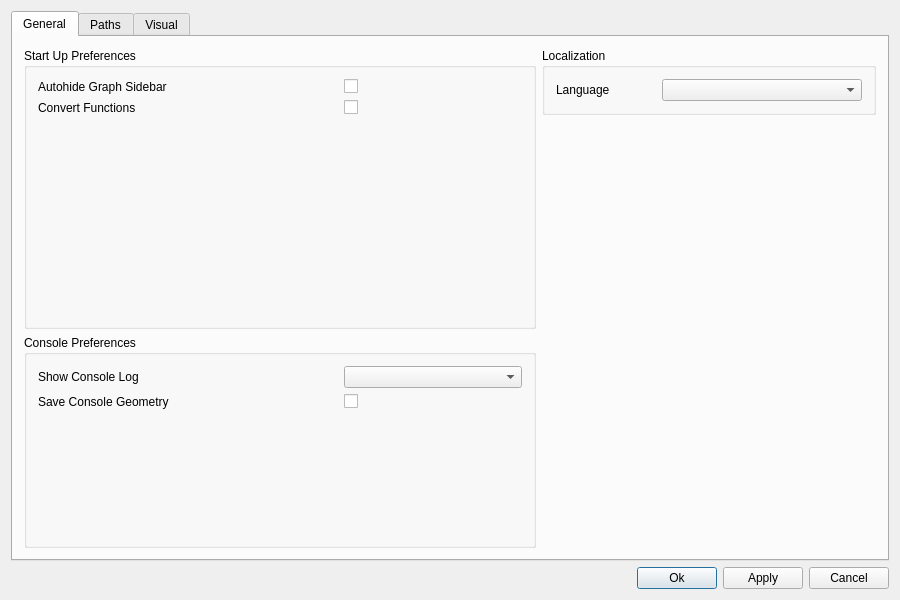
<?xml version="1.0" encoding="UTF-8"?>
<ui version="4.0">
 <class>SettingsDialogClass</class>
 <widget class="QDialog" name="SettingsDialogClass">
  <property name="windowModality">
   <enum>Qt::WindowModality::ApplicationModal</enum>
  </property>
  <property name="geometry">
   <rect>
    <x>0</x>
    <y>0</y>
    <width>900</width>
    <height>600</height>
   </rect>
  </property>
  <property name="sizePolicy">
   <sizepolicy hsizetype="Fixed" vsizetype="Fixed">
    <horstretch>0</horstretch>
    <verstretch>0</verstretch>
   </sizepolicy>
  </property>
  <property name="windowTitle">
   <string>Settings</string>
  </property>
  <property name="windowIcon">
   <iconset theme="document-properties"/>
  </property>
  <layout class="QGridLayout" name="gridLayout_2">
   <item row="1" column="0">
    <layout class="QHBoxLayout" name="horizontalLayout">
     <item>
      <spacer name="horizontalSpacer">
       <property name="orientation">
        <enum>Qt::Orientation::Horizontal</enum>
       </property>
       <property name="sizeHint" stdset="0">
        <size>
         <width>40</width>
         <height>20</height>
        </size>
       </property>
      </spacer>
     </item>
     <item>
      <widget class="QPushButton" name="okButton">
       <property name="maximumSize">
        <size>
         <width>100</width>
         <height>16777215</height>
        </size>
       </property>
       <property name="text">
        <string>Ok</string>
       </property>
       <property name="default">
        <bool>true</bool>
       </property>
      </widget>
     </item>
     <item>
      <widget class="QPushButton" name="applyButton">
       <property name="maximumSize">
        <size>
         <width>100</width>
         <height>16777215</height>
        </size>
       </property>
       <property name="text">
        <string>Apply</string>
       </property>
      </widget>
     </item>
     <item>
      <widget class="QPushButton" name="cancelButton">
       <property name="maximumSize">
        <size>
         <width>100</width>
         <height>16777215</height>
        </size>
       </property>
       <property name="text">
        <string>Cancel</string>
       </property>
      </widget>
     </item>
    </layout>
   </item>
   <item row="0" column="0">
    <widget class="QTabWidget" name="tabWidget">
     <property name="tabShape">
      <enum>QTabWidget::TabShape::Rounded</enum>
     </property>
     <property name="currentIndex">
      <number>0</number>
     </property>
     <widget class="QWidget" name="MainSettingsWidget">
      <property name="layoutDirection">
       <enum>Qt::LayoutDirection::LeftToRight</enum>
      </property>
      <attribute name="title">
       <string>General</string>
      </attribute>
      <layout class="QGridLayout" name="gridLayout_4">
       <item row="0" column="0" rowspan="2">
        <widget class="QGroupBox" name="generalGroupBox">
         <property name="sizePolicy">
          <sizepolicy hsizetype="Preferred" vsizetype="Preferred">
           <horstretch>1</horstretch>
           <verstretch>1</verstretch>
          </sizepolicy>
         </property>
         <property name="title">
          <string>Start Up Preferences</string>
         </property>
         <property name="alignment">
          <set>Qt::AlignmentFlag::AlignLeading|Qt::AlignmentFlag::AlignLeft|Qt::AlignmentFlag::AlignTop</set>
         </property>
         <layout class="QGridLayout" name="gridLayout_3">
          <item row="0" column="0">
           <layout class="QFormLayout" name="formLayout_2">
            <item row="0" column="0">
             <widget class="QLabel" name="autohideGraphSidebarLabel">
              <property name="sizePolicy">
               <sizepolicy hsizetype="MinimumExpanding" vsizetype="Preferred">
                <horstretch>1</horstretch>
                <verstretch>0</verstretch>
               </sizepolicy>
              </property>
              <property name="minimumSize">
               <size>
                <width>300</width>
                <height>0</height>
               </size>
              </property>
              <property name="maximumSize">
               <size>
                <width>16777215</width>
                <height>16777215</height>
               </size>
              </property>
              <property name="text">
               <string>Autohide Graph Sidebar</string>
              </property>
             </widget>
            </item>
            <item row="1" column="0">
             <widget class="QLabel" name="convertFunctionsLabel">
              <property name="text">
               <string>Convert Functions</string>
              </property>
             </widget>
            </item>
            <item row="1" column="1">
             <widget class="QCheckBox" name="convertFunctionsCheckBox">
              <property name="sizePolicy">
               <sizepolicy hsizetype="Preferred" vsizetype="Preferred">
                <horstretch>0</horstretch>
                <verstretch>0</verstretch>
               </sizepolicy>
              </property>
             </widget>
            </item>
            <item row="0" column="1">
             <widget class="QCheckBox" name="autohideGraphSidebarCheckBox">
              <property name="sizePolicy">
               <sizepolicy hsizetype="Preferred" vsizetype="Preferred">
                <horstretch>0</horstretch>
                <verstretch>0</verstretch>
               </sizepolicy>
              </property>
              <property name="text">
               <string/>
              </property>
             </widget>
            </item>
           </layout>
          </item>
         </layout>
        </widget>
       </item>
       <item row="0" column="1">
        <widget class="QGroupBox" name="languageGroupBox">
         <property name="sizePolicy">
          <sizepolicy hsizetype="Preferred" vsizetype="Fixed">
           <horstretch>0</horstretch>
           <verstretch>1</verstretch>
          </sizepolicy>
         </property>
         <property name="title">
          <string>Localization</string>
         </property>
         <property name="alignment">
          <set>Qt::AlignmentFlag::AlignLeading|Qt::AlignmentFlag::AlignLeft|Qt::AlignmentFlag::AlignTop</set>
         </property>
         <layout class="QFormLayout" name="formLayout">
          <property name="fieldGrowthPolicy">
           <enum>QFormLayout::FieldGrowthPolicy::AllNonFixedFieldsGrow</enum>
          </property>
          <property name="rowWrapPolicy">
           <enum>QFormLayout::RowWrapPolicy::DontWrapRows</enum>
          </property>
          <property name="labelAlignment">
           <set>Qt::AlignmentFlag::AlignLeading|Qt::AlignmentFlag::AlignLeft|Qt::AlignmentFlag::AlignTop</set>
          </property>
          <item row="0" column="0">
           <widget class="QLabel" name="languageLabel">
            <property name="minimumSize">
             <size>
              <width>100</width>
              <height>0</height>
             </size>
            </property>
            <property name="maximumSize">
             <size>
              <width>100</width>
              <height>16777215</height>
             </size>
            </property>
            <property name="text">
             <string>Language</string>
            </property>
            <property name="buddy">
             <cstring>languageComboBox</cstring>
            </property>
           </widget>
          </item>
          <item row="0" column="1">
           <widget class="QComboBox" name="languageComboBox">
            <property name="sizePolicy">
             <sizepolicy hsizetype="Preferred" vsizetype="Fixed">
              <horstretch>1</horstretch>
              <verstretch>0</verstretch>
             </sizepolicy>
            </property>
            <property name="minimumSize">
             <size>
              <width>200</width>
              <height>0</height>
             </size>
            </property>
           </widget>
          </item>
         </layout>
        </widget>
       </item>
       <item row="1" column="1">
        <spacer name="verticalSpacer">
         <property name="orientation">
          <enum>Qt::Orientation::Vertical</enum>
         </property>
         <property name="sizeType">
          <enum>QSizePolicy::Policy::Preferred</enum>
         </property>
         <property name="sizeHint" stdset="0">
          <size>
           <width>20</width>
           <height>0</height>
          </size>
         </property>
        </spacer>
       </item>
       <item row="2" column="0">
        <widget class="QGroupBox" name="consoleGroupBox">
         <property name="sizePolicy">
          <sizepolicy hsizetype="Preferred" vsizetype="Preferred">
           <horstretch>0</horstretch>
           <verstretch>1</verstretch>
          </sizepolicy>
         </property>
         <property name="title">
          <string>Console Preferences</string>
         </property>
         <layout class="QFormLayout" name="formLayout_4">
          <item row="0" column="0">
           <widget class="QLabel" name="showConsoleLogLabel_3">
            <property name="minimumSize">
             <size>
              <width>300</width>
              <height>0</height>
             </size>
            </property>
            <property name="text">
             <string>Show Console Log</string>
            </property>
           </widget>
          </item>
          <item row="0" column="1">
           <widget class="QComboBox" name="showConsoleLogComboBox_3"/>
          </item>
          <item row="1" column="0">
           <widget class="QLabel" name="saveConsoleGeometryLabel_3">
            <property name="text">
             <string>Save Console Geometry</string>
            </property>
           </widget>
          </item>
          <item row="1" column="1">
           <widget class="QCheckBox" name="saveConsoleGeometryCheckBox_3">
            <property name="sizePolicy">
             <sizepolicy hsizetype="Preferred" vsizetype="Preferred">
              <horstretch>0</horstretch>
              <verstretch>0</verstretch>
             </sizepolicy>
            </property>
            <property name="font">
             <font>
              <pointsize>12</pointsize>
             </font>
            </property>
            <property name="toolTip">
             <string>Should the Console remember its size and geometry?</string>
            </property>
            <property name="layoutDirection">
             <enum>Qt::LayoutDirection::LeftToRight</enum>
            </property>
            <property name="iconSize">
             <size>
              <width>16</width>
              <height>16</height>
             </size>
            </property>
           </widget>
          </item>
         </layout>
        </widget>
       </item>
      </layout>
     </widget>
     <widget class="QWidget" name="PathsTab">
      <attribute name="title">
       <string>Paths</string>
      </attribute>
      <layout class="QGridLayout" name="gridLayout">
       <item row="0" column="0">
        <widget class="QGroupBox" name="groupBox">
         <property name="title">
          <string>Starfield</string>
         </property>
         <layout class="QFormLayout" name="formLayout_3">
          <property name="fieldGrowthPolicy">
           <enum>QFormLayout::FieldGrowthPolicy::ExpandingFieldsGrow</enum>
          </property>
          <item row="0" column="0">
           <widget class="QLabel" name="graphDataPathLabel">
            <property name="sizePolicy">
             <sizepolicy hsizetype="Expanding" vsizetype="Preferred">
              <horstretch>1</horstretch>
              <verstretch>0</verstretch>
             </sizepolicy>
            </property>
            <property name="minimumSize">
             <size>
              <width>200</width>
              <height>0</height>
             </size>
            </property>
            <property name="text">
             <string>Graph Data Path</string>
            </property>
           </widget>
          </item>
          <item row="0" column="1">
           <widget class="QLineEdit" name="sfbgs_GraphDataPathLineEdit">
            <property name="sizePolicy">
             <sizepolicy hsizetype="Expanding" vsizetype="Fixed">
              <horstretch>1</horstretch>
              <verstretch>0</verstretch>
             </sizepolicy>
            </property>
           </widget>
          </item>
         </layout>
        </widget>
       </item>
      </layout>
     </widget>
     <widget class="QWidget" name="VisualsTab">
      <attribute name="title">
       <string>Visual</string>
      </attribute>
      <layout class="QGridLayout" name="gridLayout_5">
       <item row="0" column="1">
        <widget class="QGroupBox" name="visual_genGroupBox">
         <property name="title">
          <string>General</string>
         </property>
         <layout class="QFormLayout" name="formLayout_5">
          <item row="0" column="0">
           <widget class="QLabel" name="equationSymbolColorLabel">
            <property name="text">
             <string>Equation Symbol Color</string>
            </property>
           </widget>
          </item>
          <item row="0" column="1">
           <widget class="AgxColorBox" name="equationSymbolColorWidget" native="true"/>
          </item>
          <item row="1" column="0">
           <widget class="QLabel" name="themeLabel">
            <property name="text">
             <string>Theme</string>
            </property>
           </widget>
          </item>
          <item row="1" column="1">
           <widget class="QLineEdit" name="themeLineEdit">
            <property name="alignment">
             <set>Qt::AlignmentFlag::AlignRight|Qt::AlignmentFlag::AlignTrailing|Qt::AlignmentFlag::AlignVCenter</set>
            </property>
            <property name="placeholderText">
             <string>DefaultStyle.json</string>
            </property>
            <property name="clearButtonEnabled">
             <bool>true</bool>
            </property>
           </widget>
          </item>
         </layout>
        </widget>
       </item>
       <item row="0" column="2">
        <spacer name="horizontalSpacer_2">
         <property name="orientation">
          <enum>Qt::Orientation::Horizontal</enum>
         </property>
         <property name="sizeHint" stdset="0">
          <size>
           <width>40</width>
           <height>20</height>
          </size>
         </property>
        </spacer>
       </item>
      </layout>
     </widget>
    </widget>
   </item>
  </layout>
 </widget>
 <layoutdefault spacing="6" margin="11"/>
 <customwidgets>
  <customwidget>
   <class>AgxColorBox</class>
   <extends>QWidget</extends>
   <header>Widgets/ColorBox/AgxColorBox.h</header>
   <container>1</container>
  </customwidget>
 </customwidgets>
 <resources/>
 <connections>
  <connection>
   <sender>okButton</sender>
   <signal>pressed()</signal>
   <receiver>SettingsDialogClass</receiver>
   <slot>accept()</slot>
   <hints>
    <hint type="sourcelabel">
     <x>677</x>
     <y>577</y>
    </hint>
    <hint type="destinationlabel">
     <x>449</x>
     <y>299</y>
    </hint>
   </hints>
  </connection>
  <connection>
   <sender>cancelButton</sender>
   <signal>pressed()</signal>
   <receiver>SettingsDialogClass</receiver>
   <slot>reject()</slot>
   <hints>
    <hint type="sourcelabel">
     <x>849</x>
     <y>577</y>
    </hint>
    <hint type="destinationlabel">
     <x>449</x>
     <y>299</y>
    </hint>
   </hints>
  </connection>
  <connection>
   <sender>applyButton</sender>
   <signal>pressed()</signal>
   <receiver>SettingsDialogClass</receiver>
   <slot>ApplySettings()</slot>
   <hints>
    <hint type="sourcelabel">
     <x>763</x>
     <y>577</y>
    </hint>
    <hint type="destinationlabel">
     <x>449</x>
     <y>299</y>
    </hint>
   </hints>
  </connection>
 </connections>
 <slots>
  <slot>ApplySettings()</slot>
 </slots>
</ui>
